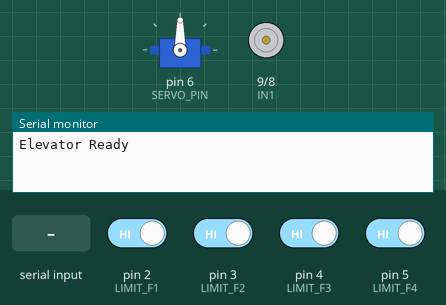
This sketch was run on a simulated Arduino Uno, built with avr-gcc and run on an emulated ATmega328P. Shown: servo, motor-driver pin pairs drawn as motors (green arrow = first pin HIGH = forward, orange = second pin HIGH = backward, longer = more drive, scaled by the enable pin), the last lines printed to the serial monitor. The test bench sets the inputs (shaded band); at power-on: pin 2 (LIMIT_F1), pin 3 (LIMIT_F2), pin 4 (LIMIT_F3), pin 5 (LIMIT_F4) HIGH. At 6.3 s the program stops and its outputs stay as they are.

Above: at 1.2 s.
1.3 s: "OPEN\n" received over the second serial link
At 2.1 s:
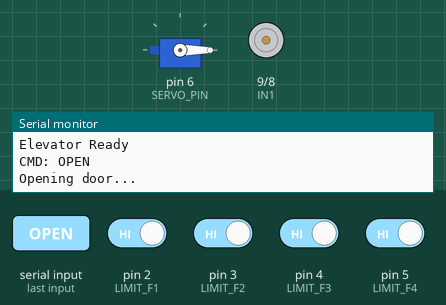
3.8 s: "CLOSE\n" received over the second serial link
At 4.6 s:
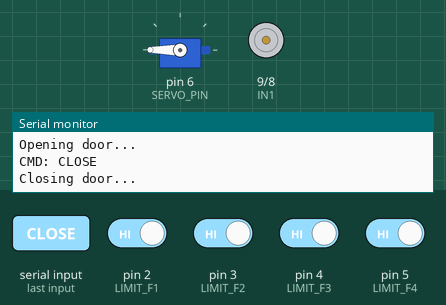
6.3 s: "F90\n" received over the second serial link
At 7.4 s:
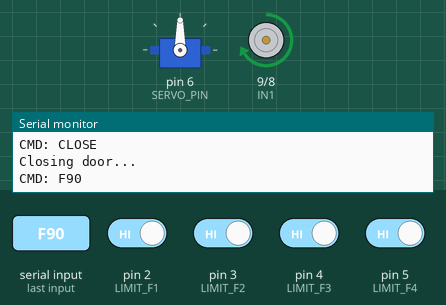
Timing chart, 0 to 7.8 s (numbered marks = the images above; inputs shaded):
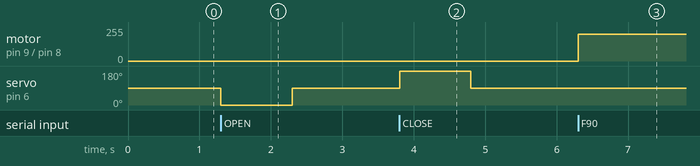

Measured:
- after the input at 1.3 s, servo on pin 6 (SERVO_PIN): 90° → 0° at once, → 90° 1.0 s later
- after the input at 3.8 s, servo on pin 6 (SERVO_PIN): 90° → 180° at once, → 90° 1.0 s later
- after the input at 6.3 s, motor on pin 9 (IN1) / pin 8 (IN2): stopped → forward 200/255 at once

The sketch:

ARDUINO_UNO.ino
```cpp
#include <Servo.h>
#include <SoftwareSerial.h>

// Motor driver pins (L298N)
#define ENA 10
#define IN1 9
#define IN2 8

// Limit switches for floors
#define LIMIT_F1 2
#define LIMIT_F2 3
#define LIMIT_F3 4
#define LIMIT_F4 5

// Continuous rotation servo for door
Servo doorServo;
#define SERVO_PIN 6

// Serial comm to ESP32
SoftwareSerial mySerial(11, 12); // RX, TX

int targetFloor = 0;
int currentFloor = 0;
bool emergencyStop = false;

unsigned long doorOpenTime = 3000; // door stays open 3 seconds

void setup() {
  mySerial.begin(9600);
  Serial.begin(9600);

  pinMode(ENA, OUTPUT);
  pinMode(IN1, OUTPUT);
  pinMode(IN2, OUTPUT);

  pinMode(LIMIT_F1, INPUT_PULLUP);
  pinMode(LIMIT_F2, INPUT_PULLUP);
  pinMode(LIMIT_F3, INPUT_PULLUP);
  pinMode(LIMIT_F4, INPUT_PULLUP);

  doorServo.attach(SERVO_PIN);
  stopDoor();

  Serial.println("Elevator Ready");
}

void loop() {
  // Update current floor reading
  if (digitalRead(LIMIT_F1) == LOW) currentFloor = 1;
  if (digitalRead(LIMIT_F2) == LOW) currentFloor = 2;
  if (digitalRead(LIMIT_F3) == LOW) currentFloor = 3;
  if (digitalRead(LIMIT_F4) == LOW) currentFloor = 4;

  if (mySerial.available()) {
    String cmd = mySerial.readStringUntil('\n');
    cmd.trim();
    Serial.println("CMD: " + cmd);

    if (cmd.startsWith("F")) { // Floor command
      targetFloor = cmd.substring(1).toInt();
      moveToFloor(targetFloor);
    }
    else if (cmd == "OPEN") {
      openDoor();
    }
    else if (cmd == "CLOSE") {
      closeDoor();
    }
    else if (cmd == "STOP") {
      emergencyStop = true;
      stopMotor();
    }
    else if (cmd == "CONT") {
      emergencyStop = false;
      moveToFloor(targetFloor);
    }
  }
}

void moveToFloor(int floor) {
  if (emergencyStop) return;
  if (floor == currentFloor) {
    Serial.println("Already at floor");
    return;
  }

  if (floor > currentFloor) { // Move up
    digitalWrite(IN1, HIGH);
    digitalWrite(IN2, LOW);
  } else { // Move down
    digitalWrite(IN1, LOW);
    digitalWrite(IN2, HIGH);
  }
  analogWrite(ENA, 200);

  // Run until target floor limit switch triggers
  while (true) {
    if (emergencyStop) {
      stopMotor();
      return;
    }
    if (floor == 1 && digitalRead(LIMIT_F1) == LOW) break;
    if (floor == 2 && digitalRead(LIMIT_F2) == LOW) break;
    if (floor == 3 && digitalRead(LIMIT_F3) == LOW) break;
    if (floor == 4 && digitalRead(LIMIT_F4) == LOW) break;
  }

  stopMotor();
  currentFloor = floor;
  openDoor();
  delay(doorOpenTime);
  closeDoor();
}

void stopMotor() {
  analogWrite(ENA, 0);
}

void openDoor() {
  Serial.println("Opening door...");
  doorServo.write(0); // rotate one way
  delay(1000);
  stopDoor();
}

void closeDoor() {
  Serial.println("Closing door...");
  doorServo.write(180); // rotate other way
  delay(1000);
  stopDoor();
}

void stopDoor() {
  doorServo.write(90); // stop servo
}
```
